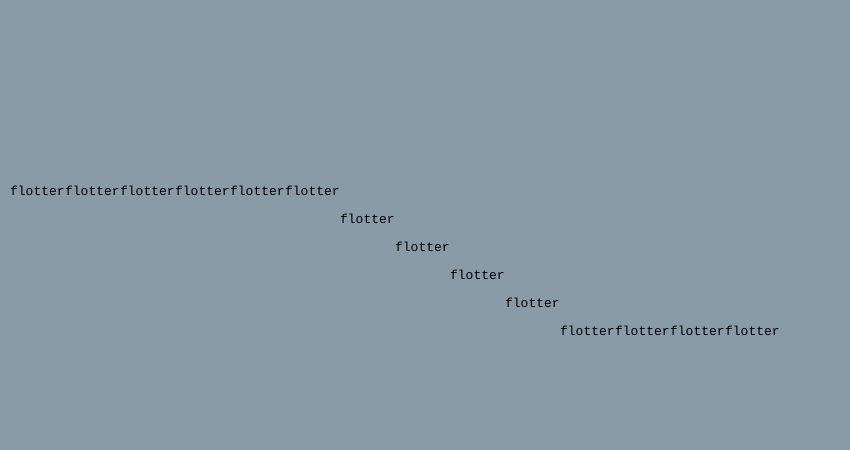
Frame 1 (no input)
Frame 60 (no input): identical to frame 1, image omitted
Frame 120 (the mouse pressed at the canvas centre since frame 60): identical to frame 1, image omitted

The p5.js sketch that drew this single still picture (run headless with seeded random() and noise() and a simulated clock; from frame 60 on, the mouse is pressed at the canvas centre):

// p5.js sketch
// ── sketch.js
// --------------------------------------------------------------------------------
// Ilse Garnier, *La Meuse*. Paris : André Silvaire, 1991.
//
// Jérémie Wenger, 2023
// With Iris Colomb, in the context of *Machines poétiques*: exploring textual
// systems through experimental French poetry, Goldsmiths College
// --------------------------------------------------------------------------------

// a very interesting article (in French, unfortunately) with many a beautiful
// and inspirational example of visual poetry
// https://journals.openedition.org/interfaces/2009?lang=en

// Ideas for further development:
// - first, one could get familiar with the different functions, and how they
//   work (beware, the last one has a bit of math in there, just skip that if
//   you are not interested);
// - the system to switch between the different function is more here for the
//   purpose of the demo, and doesn't necessarily need to be there;
// - second, it might be interesting to try and incorporate some animation,
//   perhaps importing some ideas from `garnier-ilse-poeme-cinematographique`?
// - note on efficiency: this sketch does a lot of useless calculations as it
//   recomputes the positions every time the functions are called: one could
//   imagine instead writing the same functionality but with classes, so
//   turning the slope into an object that does the calculation once when
//   instantiated, and then only loops through the array of positions to draw
//   the text

let word;

let slopeIndex;
let slopeFunctions;

function setup() {
  createCanvas(850, 450);

  fill(255);
  textSize(13);
  textFont('Courier');

  word = 'flotter';

  slopeIndex = 0;
  slopeFunctions = [slope1, slope2, slope3];
}

function draw() {
  background(137, 155, 167);

  // helperGrid();

  // using a switch here would allow for different arguments to be passed to the various fuctions
  switch (slopeIndex) {
    case 0:
      slopeFunctions[slopeIndex](word);
      break;
    case 1:
      slopeFunctions[slopeIndex](word);
      break;
    case 2:
      slopeFunctions[slopeIndex](word);
      break;
  }

}

// --------------------------------------------------------------------------------
// interaction

// using arrow keys or numbers to switch between functions
function keyPressed() {
  switch (key) {
    case '1':
      slopeIndex = 0;
      return;
    case '2':
      slopeIndex = 1;
      return;
    case '3':
      slopeIndex = 2;
      return;
    case ' ':
      slopeIndex = mod(slopeIndex + 1, slopeFunctions.length);
      return;
  }

  switch (keyCode) {
    case UP_ARROW:
      slopeIndex = mod(slopeIndex - 1, slopeFunctions.length);
      return;
    case LEFT_ARROW:
      slopeIndex = mod(slopeIndex - 1, slopeFunctions.length);
      return;
    case DOWN_ARROW:
      slopeIndex = mod(slopeIndex + 1, slopeFunctions.length);
      return;
    case RIGHT_ARROW:
      slopeIndex = mod(slopeIndex + 1, slopeFunctions.length);
      return;
  }
}

// --------------------------------------------------------------------------------
// various slope options

function slope1(
  word,
  startX = 10,
  startY = height/2 - 30,
  endX = width - 70,
  nRepetitions = 14,
  slopeHeight = 140,
  startSlopeX= width/3,
  endSlopeX= width*2/3,
) {

  push();

  // //helpers
  //stroke(0);
  //line(startX, startY, startSlopeX, startY);
  //line(startSlopeX, startY, endSlopeX, startY + slopeHeight);
  //line(endSlopeX, startY + slopeHeight, endX, startY + slopeHeight);

  let x = startX;
  let y = startY;
  let intervalX = (endX - startX)/nRepetitions;
  let leftI = 0;
  while (leftI * intervalX < startSlopeX - intervalX) {
    leftI++;
  }
  let rightI = nRepetitions;
  while (rightI * intervalX > endSlopeX) {
    rightI--;
  }
  let intervalY = (slopeHeight)/(rightI - leftI);
  // console.log(`endX - startX: ${endX - startX} | intervalX: ${intervalX} | leftI: ${leftI} | rightI: ${rightI} | intervalY: ${intervalY}`);

  // // helpers
  // stroke(255);
  // line(leftI * intervalX, startY - 10, leftI * intervalX, startY + 10)
  // line(rightI * intervalX, startY + slopeHeight - 10, rightI * intervalX, startY + slopeHeight + 10)

  noStroke();
  fill(0);
  for (let i = 0; i < nRepetitions; i++) {
    x = i * intervalX;
    if (x < startSlopeX) {       // before the slope
      y = startY;
    } else if (x > endSlopeX) {  // after the slope
      y = startY + slopeHeight;
    } else {                     // during the slope: we use the x position and map it!
      y = map(x, leftI * intervalX, rightI * intervalX, startY, startY + slopeHeight);
    }
    text(word, startX + x, y);
  }

  pop();

}

function slope2(
  word,
  startX = 10,
  startY = height/2 - 30,
  endX = width - 70,
  nRepetitions = 14,
  waveHeight = 140,
  slopeFactor = 1, // TODO: tweaking this will affect how steep the sigmoid slope is
  slopeOffset = 0, // TODO: tweaking this will shift where the slope occurs (horizontally)
) {

  push();

  // // helpers
  // stroke(255);
  // line(startX, startY - textAscent(), endX, startY - textAscent());
  // line(startX, startY + waveHeight + textDescent(), endX, startY + waveHeight + textDescent());

  fill(0);
  noStroke();
  textAlign(LEFT);

  let x, y;
  let invertSigmoid;
  const halfRepetitions = Math.floor(nRepetitions/2);

  for (let i = -halfRepetitions; i < halfRepetitions; i++) {

    // if we repeat the word evenly horizontally, a simple map will do
    x = map(i, -halfRepetitions, halfRepetitions - 1, startX, endX - textWidth(word));

    // we use the sigmoid to compute the vertical position along the wave
    invertSigmoid = 1 - sigmoid(i + slopeOffset, slopeFactor); // flip the sigmoid: 0 goes to 1, 1 to 0
    // invertSigmoid = sigmoid(i);                             // TODO: try the reversed version
    y = map(invertSigmoid, 0, 1, startY, startY + waveHeight);

    text(word, x, y);
  }
  pop();
}

function slope3(
  word,
  startX = 10,
  startY = height/2 - 30,
  endX = width - 70,
  nRepetitions = 14,
  waveHeight = 140,
  slopeFactor = .5,  // TODO: tweaking this will affect how steep the sigmoid slope is
  slopeOffset = 0,   // TODO: tweaking this will shift where the slope occurs (horizontally)
  eps = .6,          // TODO: tweaking this factor will change how the repetitions are spread or concentrated
) {

  push();

  // // helpers
  // stroke(255);
  // line(startX, startY - textAscent(), endX, startY - textAscent());
  // line(startX, startY + waveHeight + textDescent(), endX, startY + waveHeight + textDescent());

  fill(0);
  noStroke();
  textAlign(LEFT);

  let x, y;
  let iTan;
  let invertSigmoid;
  const halfRepetitions = Math.floor(nRepetitions/2);

  const minusHPIeps = -HALF_PI + eps;
  const HPIminusEps = HALF_PI - eps;
  const tanLeftLimit = Math.tan(minusHPIeps);
  const tanRightLimit = Math.tan(HPIminusEps);

  for (let i = -halfRepetitions; i < halfRepetitions; i++) {

    // in this case, we want to huddle the words in the middle, so that there
    // are more of them in the middle of the slope rather than in the
    // extremities – how do we do that? What we want is something like
    // interpolation, but a nonlinear version of it: I thought I could use the
    // tangent function which is shaped like a sigmoid and flipped vertically: (see:
    // https://mathbooks.unl.edu/PreCalculus/images/imagesChap13/tangentgraph.png),
    //
    // - first, we map the i of our loop to be in the range ]-PI/2,PI/2[;
    // - then, we use the built-in Math.tan and map it again to the full width
    //   (this will have the effect of pushing the words more towards the
    //   middle of the interval, a bit like an ease-in and -out in animation)
    iTan = map(i, -halfRepetitions, halfRepetitions - 1, minusHPIeps, HPIminusEps);
    x = map(Math.tan(iTan), tanLeftLimit, tanRightLimit, startX, endX - textWidth(word));

    // we use the sigmoid to compute the vertical position along the wave
    invertSigmoid = 1 - sigmoid(i + slopeOffset, slopeFactor); // flip the sigmoid: 0 goes to 1, 1 to 0
    // invertSigmoid = sigmoid(i);                             // TODO: try the reversed version
    y = map(invertSigmoid, 0, 1, startY, startY + waveHeight);

    text(word, x, y);
  }
  pop();
}

// --------------------------------------------------------------------------------
// helper utils

function helperGrid() {
  push();
  stroke(255);
  line(0, height/2, width, height/2);
  line(width/2, 0, width/2, height);
  pop();
}

// --------------------------------------------------------------------------------
// math utils

// fix for the modulo (%) annoyance with negative numbers
// from: https://stackoverflow.com/a/17323608
function mod(n, m) {
  return ((n % m) + m) % m;
}

function logistic(x, alpha = 1) {
  return alpha * Math.log(x/(1 - x))
}

function sigmoid(x, alpha = 1) {
  return 1 / (1 + Math.exp(alpha * x));
}
